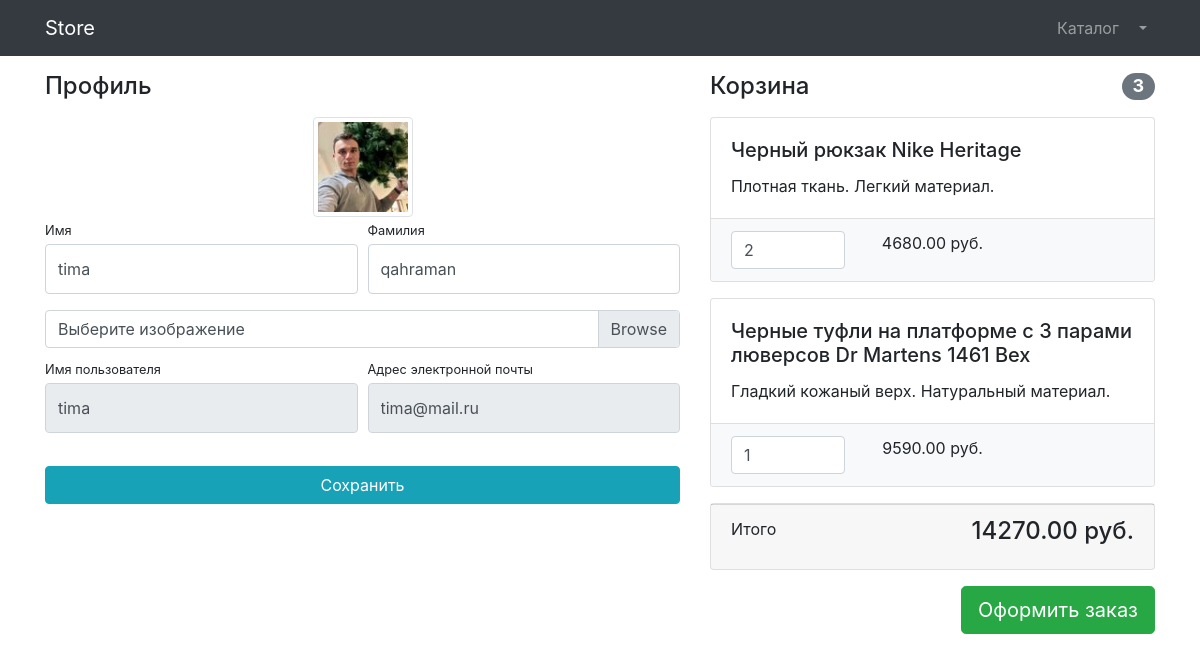
/users/profile/4 (signed in), run on the app's committed database.
### users/models.py (models this page shows)
class User(AbstractUser):
    image = models.ImageField(upload_to='users_image', null=True, blank=True)
    is_verified_email = models.BooleanField(default=False)

### products/models.py (models this page shows, shortened)
class Basket(models.Model):
    user = models.ForeignKey(to=User, on_delete=models.CASCADE)
    product = models.ForeignKey(to=Product, on_delete=models.CASCADE)
    quantity = models.PositiveSmallIntegerField(default=0)
    created_timestamp = models.DateTimeField(auto_now_add=True)
    objects = BasketQuerySet.as_manager()
    def sum(self):
        return self.product.price * self.quantity

class Product(models.Model):
    name = models.CharField(max_length=250)
    description = models.TextField()
    price = models.DecimalField(max_digits=6, decimal_places=2)
    quantity = models.PositiveIntegerField(default=0)
    image = models.ImageField(upload_to='products_images')
    category = models.ForeignKey(to=ProductCategory, on_delete=models.CASCADE)
    class Meta:
        verbose_name = 'Product'
        verbose_name_plural = 'Products'

### users/views.py (the view, shortened to what this page needs)
# urls.py: path('profile/<int:pk>', login_required(UserProfileView.as_view()), name='profile'),
class UserProfileView(TitleMIxin,UpdateView):
    model = User
    form_class = UserProfileForm
    template_name = 'users/profile.html'
    title = 'Store - Profile'
    def get_context_data(self, **kwargs):
        context = super(UserProfileView, self).get_context_data()
        context['baskets'] = Basket.objects.filter(user=self.object)
        return context

### users/forms.py
class UserProfileForm(UserChangeForm):
    first_name = forms.CharField(widget=forms.TextInput(attrs={'class': 'form-control py-4'}))
    last_name = forms.CharField(widget=forms.TextInput(attrs={'class': 'form-control py-4'}))
    image = forms.ImageField(widget=forms.FileInput(attrs={'class': 'custom-file-input'}), required=False)
    username = forms.CharField(widget=forms.TextInput(attrs={'class': 'form-control py-4', 'readonly': True}))
    email = forms.CharField(widget=forms.TextInput(attrs={'class': 'form-control py-4', 'readonly': True}))
    class Meta:
        model = User
        fields = ('first_name', 'last_name', 'image', 'username', 'email')

### common/views.py (called while the page is built)
    def get_context_data(self, **kwargs):
        context = super(TitleMIxin, self).get_context_data(**kwargs)
        context['title'] = self.title
        return context

### products/models.py (called while the page is built)
    def total_sum(self):
        return sum(basket.sum() for basket in self)

    def total_quantity(self):
        return sum(basket.quantity for basket in self)

### users/templates/users/profile.html (shortened to what this page needs)
{% extends 'products/base.html' %}
{% load static %}
{% block css %}
    <link href="{% static 'vendor/css/profile.css' %}" rel="stylesheet">
{% endblock %}
{% block content %}
<div class="container">
    <div class="row">
        <div class="col-lg-7">
            <h4 class="mt-3 mb-3">Профиль</h4>
            <div class="col-lg-12 text-center">
                <img width="100" height="100"
                     src="{% if user.image %} {{user.image.url}} {% else %} {% static 'vendor/img/users/default_avatar.jpg' %} {% endif %}"
                     class="img-thumbnail">
            </div>
            <form action="{% url 'users:profile' user.id %}" method="post" enctype="multipart/form-data">
                <div class="form-row">
                    <div class="col-lg-6">
                        <div class="form-group">
                            <label class="small mb-1" for="{{ form.first_name.id_for_label }}">Имя</label>
                           {{form.first_name}}
                        </div>
                    </div>
                    <div class="col-lg-6">
                        <div class="form-group">
                            <label class="small mb-1" for="{{ form.last_name.id_for_label }}">Фамилия</label>
                            {{ form.last_name }}
                        </div>
                    </div>
                </div>
                <div class="form-row mb-2">
                    <div class="col-lg-12">
                        <div class="custom-file">
                            <label class="custom-file-label" for="{{ form.image.id_for_label }}">Выберите изображение</label>
                        </div>
                    </div>
                </div>
                <div class="form-row">
                    <div class="col-lg-6">
                        <label class="small mb-1" for="{{ form.username.id_for_label }}">Имя пользователя</label>
                        {{ form.username }}
                    </div>
                    <div class="col-lg-6">
                        <label class="small mb-1" for="{{ form.email.id_for_label }}">Адрес электронной
                            почты</label>
                       {{ form.email }}
                    </div>
                </div>
                <div class="form-row">
                    <div class="col-lg-12" style="margin-top: 33px;">
                        <input class="btn btn-info btn-block" type="submit" value="Сохранить">
                    </div>
                </div>
            </form>
        </div>
        <div class="col-lg-5">
        {% include 'products/baskets.html' %}
        </div>
    </div>
</div>
{% endblock %}

### products/templates/products/baskets.html (shortened to what this page needs)
{% if baskets %}
<h4 class="mt-3 mb-3 d-flex justify-content-between align-items-center mb-3">
                Корзина <span class="badge badge-secondary badge-pill">{{ baskets.total_quantity }}</span>
            </h4>
            {% for basket in baskets %}
                <div class="card mb-3">
                <div class="card-body">
                    <h5 class="card-title">{{ basket.product.name }}</h5>
                    <p class="card-text">{{ basket.product.description }}</p>
                </div>
                    <ul class="list-group list-group-flush">
                    <li class="list-group-item bg-light">
                        <div class="row text-center">
                            <div class="col-lg-4">
                                <input name="basketID" type="number" class="form-control"
                                       value="{{ basket.quantity }}" min="0">
                            </div>
                            <div class="col-lg-4">{{ basket.sum }} руб.</div>
                            <div class="col-lg-4">
                            </div>
                        </div>
                    </li>
                </ul>
            </div>
            {% endfor %}
            <div class="card mb-3">
                <div class="card-footer">
                    <p class="float-left">Итого</p>
                    <h4 class="float-right">{{ baskets.total_sum }} руб.</h4>
                </div>
            </div>
            <a class="btn btn-success btn-lg float-right" href="../orders/order-create.html">
                Оформить заказ
            </a>
{% else %}
<h4 class="mt-3 mb-3 text-center">
    Корзина пустa
</h4>
{% endif %}

### data on the page
User: image (picture), first_name "tima", last_name "qahraman", username "tima", email "tima@mail.ru"
Basket: total_quantity "3", product.name "Черный рюкзак Nike Heritage", product.description "Плотная ткань. Легкий материал.", basketID "2", sum "4680.00", total_sum "14270.00"
Basket: product.name "Черные туфли на платформе с 3 парами люверсов Dr Martens 1461 Bex", product.description "Гладкий кожаный верх. Натуральный материал.", basketID "1", sum "9590.00"
